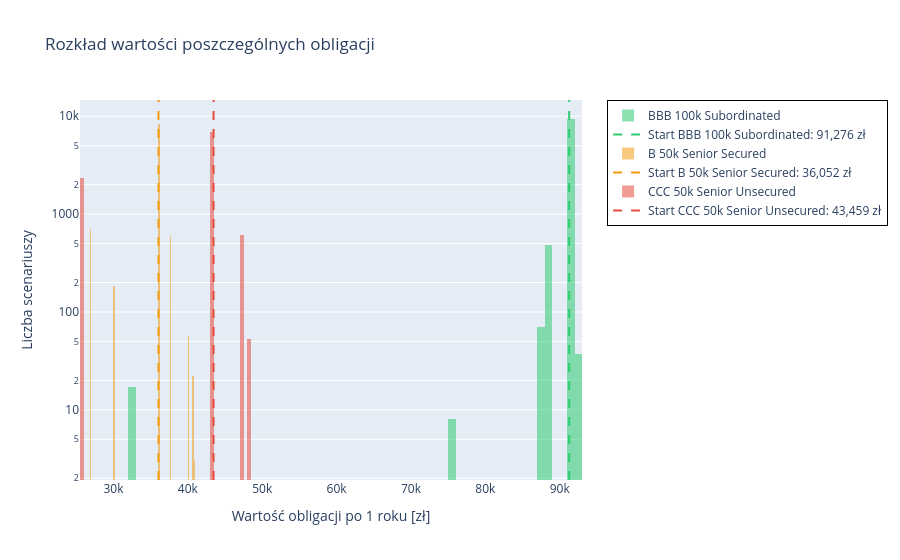

Write notebook code for a chart like this one.
### Code cell
fig = go.Figure()
colors = ['#2ecc71', '#f39c12', '#e74c3c']

for k, bond in enumerate(portfolio):
    fig.add_trace(go.Histogram(
        x=bond_values[:, k], nbinsx=80, opacity=0.55, marker_color=colors[k], name=bond['name']
    ))
    
    nominal = bond.get('capital', bond.get('face')) 
    current_yield = yields.loc[bond['rating'], bond['years_left']]
    current_value = nominal / (1 + current_yield) ** bond['years_left']
    
    fig.add_vline(x=current_value, line_color=colors[k], line_width=2, line_dash='dash')
    
    fig.add_trace(go.Scatter(
        x=[None], y=[None], mode='lines', 
        line=dict(color=colors[k], width=2, dash='dash'), 
        name=f"Start {bond['name']}: {current_value:,.0f} zł"
    ))

fig.update_layout(
    title='Rozkład wartości poszczególnych obligacji',
    xaxis_title='Wartość obligacji po 1 roku [zł]',
    yaxis_title='Liczba scenariuszy',
    yaxis_type='log',
    barmode='overlay',
    legend=dict(
        orientation="v",
        yanchor="top",
        y=1,
        xanchor="left",
        x=1.05,
        bordercolor="Black",
        borderwidth=1
    )
)
fig.show()

### Figure 1 — Plotly figure (JSON) as saved in the notebook; plotly's stock layout.template omitted (floating-point values rounded to 4 significant figures; data arrays with more than 128 entries replaced by an {"elided": "..."} marker saying what was removed)
{"data": [{"marker": {"color": "#2ecc71"}, "name": "BBB 100k Subordinated", "nbinsx": 80, "opacity": 0.55, "type": "histogram", "x": {"elided": "10000 float values"}}, {"line": {"color": "#2ecc71", "dash": "dash", "width": 2}, "mode": "lines", "name": "Start BBB 100k Subordinated: 91,276 zł", "type": "scatter", "x": [null], "y": [null]}, {"marker": {"color": "#f39c12"}, "name": "B 50k Senior Secured", "nbinsx": 80, "opacity": 0.55, "type": "histogram", "x": {"elided": "10000 float values"}}, {"line": {"color": "#f39c12", "dash": "dash", "width": 2}, "mode": "lines", "name": "Start B 50k Senior Secured: 36,052 zł", "type": "scatter", "x": [null], "y": [null]}, {"marker": {"color": "#e74c3c"}, "name": "CCC 50k Senior Unsecured", "nbinsx": 80, "opacity": 0.55, "type": "histogram", "x": {"elided": "10000 float values"}}, {"line": {"color": "#e74c3c", "dash": "dash", "width": 2}, "mode": "lines", "name": "Start CCC 50k Senior Unsecured: 43,459 zł", "type": "scatter", "x": [null], "y": [null]}], "layout": {"barmode": "overlay", "legend": {"bordercolor": "Black", "borderwidth": 1, "orientation": "v", "x": 1.05, "xanchor": "left", "y": 1, "yanchor": "top"}, "shapes": [{"line": {"color": "#2ecc71", "dash": "dash", "width": 2}, "type": "line", "x0": 91280.0, "x1": 91280.0, "xref": "x", "y0": 0, "y1": 1, "yref": "y domain"}, {"line": {"color": "#f39c12", "dash": "dash", "width": 2}, "type": "line", "x0": 36050.0, "x1": 36050.0, "xref": "x", "y0": 0, "y1": 1, "yref": "y domain"}, {"line": {"color": "#e74c3c", "dash": "dash", "width": 2}, "type": "line", "x0": 43460.0, "x1": 43460.0, "xref": "x", "y0": 0, "y1": 1, "yref": "y domain"}], "title": {"text": "Rozkład wartości poszczególnych obligacji"}, "xaxis": {"title": {"text": "Wartość obligacji po 1 roku [zł]"}}, "yaxis": {"title": {"text": "Liczba scenariuszy"}, "type": "log"}}}
